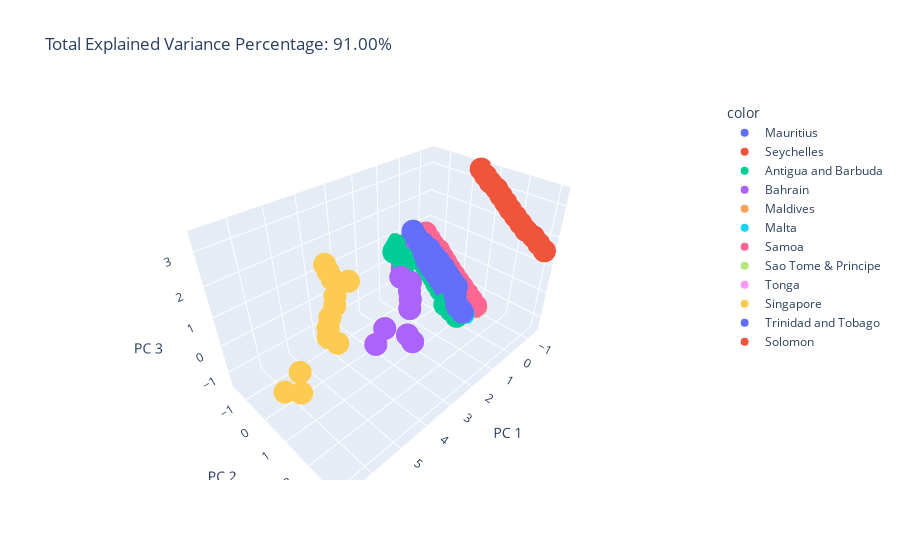

Notebook code for this chart:
### Markdown cell above
### 3. 3D Principal Componets Analysis: with variance explained

### Code cell
pca_3d = PCA(n_components=3)
pca_components = pca_3d.fit_transform(x)

explained_variance = pca_3d.explained_variance_ratio_.sum() * 100
fig = px.scatter_3d(pca_components, x=0, y=1, z=2, color=dfs['country'].values,
    title=f'Total Explained Variance Percentage: {explained_variance:.2f}%', labels={'0': 'PC 1', '1': 'PC 2', '2': 'PC 3'})
fig.show()

### Figure 1 — Plotly figure (JSON) as saved in the notebook; plotly's stock layout.template omitted (floating-point values rounded to 4 significant figures)
{"data": [{"hovertemplate": "color=Mauritius<br>PC 1=%{x}<br>PC 2=%{y}<br>PC 3=%{z}<extra></extra>", "legendgroup": "Mauritius", "marker": {"color": "#636efa", "symbol": "circle"}, "mode": "markers", "name": "Mauritius", "scene": "scene", "showlegend": true, "type": "scatter3d", "x": [-0.3488, -0.3218, -0.2798, -0.2428, -0.1722, -0.131, -0.1267, -0.1089, -0.0779, -0.07599, -0.02721, 0.01729, -0.0002295], "y": [-1.444, -1.22, -0.9956, -0.7713, -0.5463, -0.322, -0.09869, 0.1239, 0.3482, 0.5727, 0.7966, 1.021, 1.247], "z": [0.7034, 0.5609, 0.4209, 0.2801, 0.146, 0.005647, -0.1426, -0.2916, -0.4331, -0.5774, -0.7184, -0.8585, -1.001]}, {"hovertemplate": "color=Seychelles<br>PC 1=%{x}<br>PC 2=%{y}<br>PC 3=%{z}<extra></extra>", "legendgroup": "Seychelles", "marker": {"color": "#EF553B", "symbol": "circle"}, "mode": "markers", "name": "Seychelles", "scene": "scene", "showlegend": true, "type": "scatter3d", "x": [-0.8126, -0.7642, -0.692, -0.7547, -0.7186, -0.6879, -0.6631, -0.6103, -0.7791, -0.7711, -0.7055, -0.6541, -0.6952], "y": [-1.572, -1.348, -1.122, -0.9001, -0.6757, -0.4515, -0.2274, -0.0029, 0.217, 0.4408, 0.6657, 0.8902, 1.114], "z": [0.3984, 0.2599, 0.1263, -0.03346, -0.1741, -0.3163, -0.4596, -0.5979, -0.7788, -0.925, -1.06, -1.199, -1.353]}, {"hovertemplate": "color=Antigua and Barbuda<br>PC 1=%{x}<br>PC 2=%{y}<br>PC 3=%{z}<extra></extra>", "legendgroup": "Antigua and Barbuda", "marker": {"color": "#00cc96", "symbol": "circle"}, "mode": "markers", "name": "Antigua and Barbuda", "scene": "scene", "showlegend": true, "type": "scatter3d", "x": [0.4739, 0.7211, 0.5628, 0.6782, -0.1933, -0.1378, -0.1262, -0.06304, -0.02161, -0.04466, 0.2745, 0.1937, 0.1605], "y": [-1.539, -1.31, -1.09, -0.8635, -0.6593, -0.4343, -0.2104, 0.01459, 0.2392, 0.4628, 0.6936, 0.9147, 1.138], "z": [0.6849, 0.5862, 0.4078, 0.2825, -0.03661, -0.1729, -0.3182, -0.4534, -0.5927, -0.7432, -0.8275, -0.9955, -1.149]}, {"hovertemplate": "color=Bahrain<br>PC 1=%{x}<br>PC 2=%{y}<br>PC 3=%{z}<extra></extra>", "legendgroup": "Bahrain", "marker": {"color": "#ab63fa", "symbol": "circle"}, "mode": "markers", "name": "Bahrain", "scene": "scene", "showlegend": true, "type": "scatter3d", "x": [0.2894, 0.4061, 0.506, 0.7239, 1.019, 0.7642, 1.035, 1.227, 1.48, 2.858, 3.419, 2.331, 2.333], "y": [-1.568, -1.348, -1.128, -0.8995, -0.6795, -0.4693, -0.2512, -0.02915, 0.1911, 0.4436, 0.6412, 0.9077, 1.134], "z": [0.517, 0.3697, 0.2222, 0.117, -0.007454, -0.2307, -0.3632, -0.4906, -0.6168, -0.4969, -0.6644, -0.7948, -0.933]}, {"hovertemplate": "color=Maldives<br>PC 1=%{x}<br>PC 2=%{y}<br>PC 3=%{z}<extra></extra>", "legendgroup": "Maldives", "marker": {"color": "#FFA15A", "symbol": "circle"}, "mode": "markers", "name": "Maldives", "scene": "scene", "showlegend": true, "type": "scatter3d", "x": [-0.93, -0.9649, -0.9323, -0.8887, -0.8376, -0.8536, -0.7725, -0.7346, -0.7086, -0.6906, -0.6422, -0.5883, -0.6338], "y": [-1.588, -1.366, -1.141, -0.9178, -0.6937, -0.4675, -0.2447, -0.02112, 0.203, 0.4274, 0.6505, 0.8736, 1.1], "z": [0.3539, 0.1997, 0.05749, -0.08497, -0.2248, -0.3659, -0.5065, -0.6499, -0.7927, -0.9356, -1.08, -1.223, -1.365]}, {"hovertemplate": "color=Malta<br>PC 1=%{x}<br>PC 2=%{y}<br>PC 3=%{z}<extra></extra>", "legendgroup": "Malta", "marker": {"color": "#19d3f3", "symbol": "circle"}, "mode": "markers", "name": "Malta", "scene": "scene", "showlegend": true, "type": "scatter3d", "x": [-0.5151, -0.5019, -0.4977, -0.4799, -0.4507, -0.4148, -0.3882, -0.3057, -0.2623, -0.2395, -0.2168, -0.2204, -0.2606], "y": [-1.586, -1.362, -1.138, -0.9135, -0.6896, -0.4653, -0.2405, -0.01651, 0.2075, 0.4331, 0.6552, 0.8778, 1.103], "z": [0.4107, 0.2677, 0.1229, -0.02098, -0.1642, -0.3055, -0.4459, -0.5825, -0.7237, -0.8622, -1.012, -1.164, -1.31]}, {"hovertemplate": "color=Samoa<br>PC 1=%{x}<br>PC 2=%{y}<br>PC 3=%{z}<extra></extra>", "legendgroup": "Samoa", "marker": {"color": "#FF6692", "symbol": "circle"}, "mode": "markers", "name": "Samoa", "scene": "scene", "showlegend": true, "type": "scatter3d", "x": [-0.9994, -0.9563, -0.9219, -0.9704, -0.9098, -0.8699, -0.8169, -0.7947, -0.7709, -0.7517, -0.7383, -0.7156, -0.6963], "y": [-1.404, -1.18, -0.9554, -0.7328, -0.5079, -0.2835, -0.05877, 0.1653, 0.3894, 0.6134, 0.8374, 1.062, 1.286], "z": [0.6326, 0.4933, 0.3523, 0.1948, 0.0587, -0.08143, -0.2191, -0.3629, -0.506, -0.6502, -0.7954, -0.9386, -1.082]}, {"hovertemplate": "color=Sao Tome & Principe<br>PC 1=%{x}<br>PC 2=%{y}<br>PC 3=%{z}<extra></extra>", "legendgroup": "Sao Tome & Principe", "marker": {"color": "#B6E880", "symbol": "circle"}, "mode": "markers", "name": "Sao Tome & Principe", "scene": "scene", "showlegend": true, "type": "scatter3d", "x": [-1.21, -1.186, -1.162, -1.137, -1.111, -1.086, -1.062, -1.037, -1.019, -0.9949, -0.9722, -0.9476, -0.9251], "y": [-1.54, -1.315, -1.091, -0.8671, -0.6429, -0.4188, -0.1946, 0.02967, 0.2537, 0.4779, 0.7021, 0.9263, 1.15], "z": [0.3897, 0.2467, 0.1036, -0.03929, -0.1819, -0.3248, -0.4677, -0.6104, -0.7546, -0.8976, -1.041, -1.183, -1.327]}, {"hovertemplate": "color=Tonga<br>PC 1=%{x}<br>PC 2=%{y}<br>PC 3=%{z}<extra></extra>", "legendgroup": "Tonga", "marker": {"color": "#FF97FF", "symbol": "circle"}, "mode": "markers", "name": "Tonga", "scene": "scene", "showlegend": true, "type": "scatter3d", "x": [-1.15, -1.12, -1.093, -1.066, -1.026, -1.023, -1.001, -0.9766, -0.9531, -0.9299, -0.9084, -0.8855, -0.8639], "y": [-1.601, -1.377, -1.152, -0.9283, -0.7037, -0.4801, -0.2559, -0.03181, 0.1923, 0.4164, 0.6406, 0.8647, 1.089], "z": [0.3023, 0.1604, 0.01784, -0.1249, -0.2648, -0.4121, -0.5554, -0.6987, -0.842, -0.9853, -1.129, -1.272, -1.415]}, {"hovertemplate": "color=Singapore<br>PC 1=%{x}<br>PC 2=%{y}<br>PC 3=%{z}<extra></extra>", "legendgroup": "Singapore", "marker": {"color": "#FECB52", "symbol": "circle"}, "mode": "markers", "name": "Singapore", "scene": "scene", "showlegend": true, "type": "scatter3d", "x": [3.469, 3.531, 3.572, 3.141, 3.843, 4.043, 4.404, 4.657, 4.845, 4.713, 6.111, 6.72, 6.428], "y": [-1.496, -1.268, -1.043, -0.8147, -0.5985, -0.3762, -0.1497, 0.07659, 0.3091, 0.5349, 0.7691, 0.9917, 1.25], "z": [1.227, 1.106, 0.9685, 0.7827, 0.6952, 0.5692, 0.4776, 0.3736, 0.2843, 0.1313, 0.1904, 0.1147, 0.05224]}, {"hovertemplate": "color=Trinidad and Tobago<br>PC 1=%{x}<br>PC 2=%{y}<br>PC 3=%{z}<extra></extra>", "legendgroup": "Trinidad and Tobago", "marker": {"color": "#636efa", "symbol": "circle"}, "mode": "markers", "name": "Trinidad and Tobago", "scene": "scene", "showlegend": true, "type": "scatter3d", "x": [-0.1124, -0.04901, -0.1289, -0.2153, -0.1906, -0.2291, -0.2137, -0.1729, -0.1437, -0.1393, 0.1972, 0.3974, 0.4199], "y": [-1.213, -0.9876, -0.7657, -0.5443, -0.3204, -0.09793, 0.1261, 0.3509, 0.5753, 0.7993, 1.031, 1.259, 1.483], "z": [1.11, 0.9756, 0.8123, 0.6466, 0.5029, 0.3464, 0.2019, 0.063, -0.07828, -0.2242, -0.3041, -0.4136, -0.557]}, {"hovertemplate": "color=Solomon<br>PC 1=%{x}<br>PC 2=%{y}<br>PC 3=%{z}<extra></extra>", "legendgroup": "Solomon", "marker": {"color": "#EF553B", "symbol": "circle"}, "mode": "markers", "name": "Solomon", "scene": "scene", "showlegend": true, "type": "scatter3d", "x": [-1.389, -1.337, -1.298, -1.342, -1.275, -1.228, -1.165, -1.14, -1.111, -1.084, -1.187, -1.165, -1.153], "y": [0.4251, 0.6499, 0.8745, 1.097, 1.323, 1.547, 1.773, 1.997, 2.221, 2.445, 2.667, 2.891, 3.115], "z": [3.41, 3.273, 3.133, 2.978, 2.844, 2.706, 2.571, 2.429, 2.287, 2.146, 1.978, 1.835, 1.69]}], "layout": {"legend": {"title": {"text": "color"}, "tracegroupgap": 0}, "scene": {"domain": {"x": [0, 1], "y": [0, 1]}, "xaxis": {"title": {"text": "PC 1"}}, "yaxis": {"title": {"text": "PC 2"}}, "zaxis": {"title": {"text": "PC 3"}}}, "title": {"text": "Total Explained Variance Percentage: 91.00%"}}}
